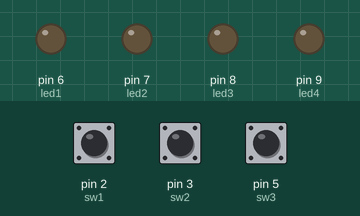
Simulated run of this program. Board: Arduino Mega 2560, built with avr-gcc and run on an emulated ATmega2560. On the bench: output pins drawn as LEDs (lit = HIGH). Dashed ring = blinking. The test bench sets the inputs (shaded band); at power-on: pin 2 (sw1) HIGH, pin 3 (sw2) HIGH, pin 5 (sw3) HIGH.

Above: at 1.2 s.
1.3 s: pin 2 (sw1) pulled LOW for 1 s
At 3.2 s:
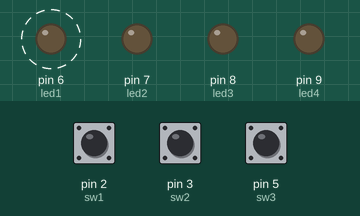
3.8 s: pin 3 (sw2) pulled LOW for 1 s
At 3.94 s:
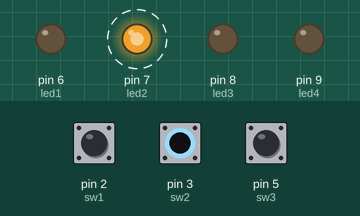
6.8 s: pin 2 (sw1) pulled LOW for 0.15 s
At 7.2 s:
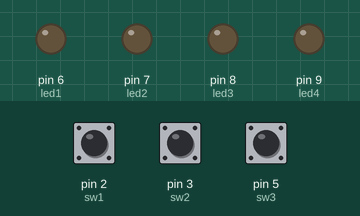
8.4 s: pin 2 (sw1) driven LOW and pin 3 (sw2) driven LOW
At 8.56 s:
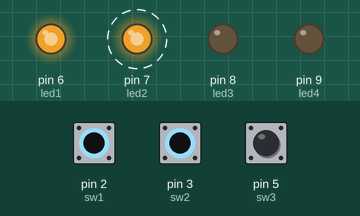
11.4 s: pin 3 (sw2) driven HIGH
At 11.9 s:
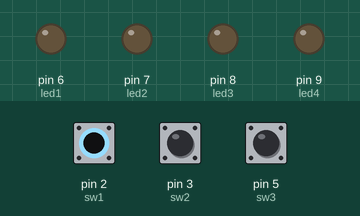
13.0 s: pin 3 (sw2) driven LOW
At 13.13 s:
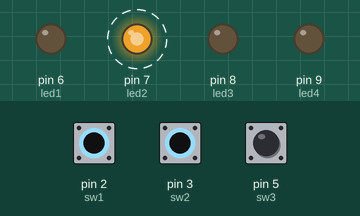
Timing chart, 0 to 17.0 s (numbered marks = the images above; inputs shaded):
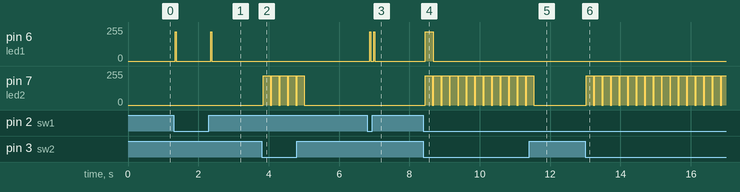

Measured:
- after the input at 1.3 s, pin 6 (led1): alternates 219/255 for 0.03 s and 0/255 for 0.98 s, starting at once
- after the input at 3.8 s, pin 7 (led2): alternates 219/255 for 0.20 s and 0/255 for 0.04 s, 10 changes in all, then stays 0/255, starting after 0.05 s
- after the input at 6.8 s, pin 6 (led1): alternates 219/255 for 0.03 s and 0/255 for 0.09 s, 4 changes in all, then stays 0/255, starting after 0.07 s
- after the input at 8.4 s, pin 6 (led1): 0/255 → 219/255 after 0.05 s, → 0/255 0.23 s later; pin 7 (led2): alternates 219/255 for 0.20 s and 0/255 for 0.04 s, starting after 0.05 s
- after the input at 11.4 s, pin 7 (led2): goes on until 11.5 s, then stays 0/255
- after the input at 13.0 s, pin 7 (led2): alternates 219/255 for 0.20 s and 0/255 for 0.04 s, starting at once

The program:

main.cpp
```cpp
#include <Arduino.h>

const int debounceDelay = 10;

const int led1 = 6;
const int led2 = 7;
const int led3 = 8;
const int led4 = 9;

const int sw1 = 2;
const int sw2 = 3;
const int sw3 = 5;
const int sw4 = 6;

byte last_sw1_state = HIGH;
byte last_sw2_state = HIGH;
byte last_sw3_state = HIGH;
byte last_sw4_state = HIGH;

byte sw1_state;
byte sw2_state;
byte sw3_state;
byte sw4_state;

bool led1_flag;
bool led2_flag;

const int ON = 219;
const int OFF = 0;

boolean debounce(int pin) {
  boolean state;
  boolean previousState;

  previousState = digitalRead(pin);
  for (int i = 0; i < debounceDelay; i++)
  {
    delay(1);
    state = digitalRead(pin);
    if(state != previousState) {
      i = 0;
      previousState = state;
    }
  }

  return state;
}

void setup() {
  Serial.begin(9600);
  pinMode(led1, OUTPUT);
  pinMode(led2, OUTPUT);
  pinMode(led3, OUTPUT);
  pinMode(led4, OUTPUT);
  pinMode(sw1, INPUT);
  pinMode(sw2, INPUT);
  pinMode(sw3, INPUT);
  pinMode(sw4, INPUT);
}

void loop() {
  sw1_state = debounce(sw1);
  sw2_state = debounce(sw2);
  sw3_state = debounce(sw3);
  sw4_state = debounce(sw4);

  if(sw1_state != last_sw1_state) {
    last_sw1_state = sw1_state;
    if(led1_flag && sw1_state == LOW) {
      analogWrite(led1, OFF);
    }else {
      analogWrite(led1, ON);
    }
    // led1_flag = !led1_flag;
  }

  if(sw2_state != last_sw2_state) {
    for (int i = 0; i < 2; i++){
      analogWrite(led2, ON);
      delay(100);
      analogWrite(led2, OFF);
    }
  }

}
```
